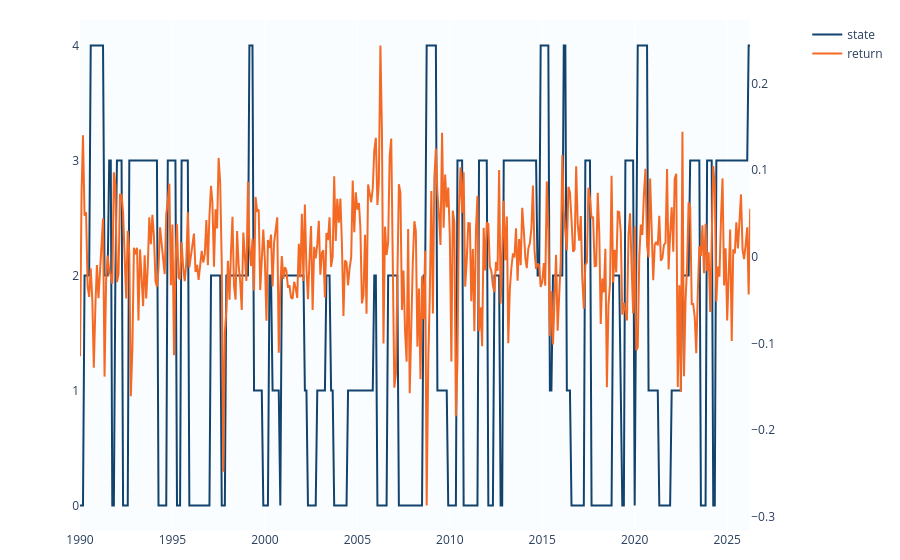
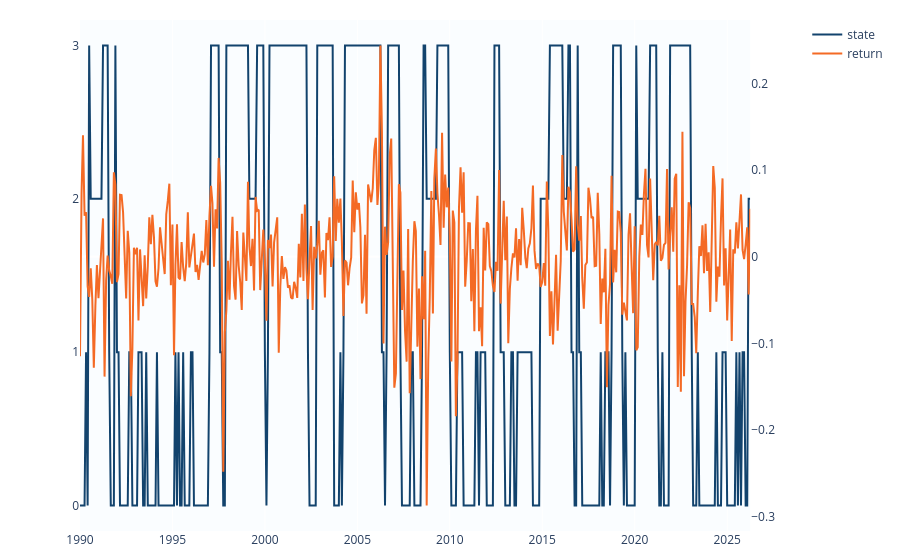

Notebook cell for these charts, in order:
### Markdown cell above
#### Essentially thhe 5-state model splits volatility into 2 states: volatile growth and volatile decline.

### Visualising the states
#### Whilst fit metrics and indentification of distinct states is important, we should also check that states temporally align with actual data.

### Code cell
# Visualising states alongside commodity returns

for model_no in final_models:
    print("")
    print(f"Model No.{model_no}")
    [print(x) for x in best_models_dict[model_no]["state_means"]["state_description"] if x != ""]
    print("_______________________")
    fig = make_subplots(specs=[[{"secondary_y": True}]])
    fig.add_trace(
        go.Scatter(
            x = df["date"]
            , y= best_models_dict[model_no]["states"]
            , mode = "lines"
            , name = "state"
            , line = dict(color = "#12436D"))
        , secondary_y = False)
    fig.update_yaxes(showgrid = False, zeroline = False, tickmode = "linear", dtick = 1, secondary_y = False)
    fig.add_trace(
        go.Scatter(
            x= df["date"]
            , y= df[f"{commodity}_return"]
            , mode = "lines"
            , name = "return"
            , line = dict(color = "#F46A25"))
        , secondary_y = True)
    fig.update_yaxes(showgrid = False, secondary_y = True)
    fig.update_layout(height = 200, margin = dict(t = 20, b = 20), plot_bgcolor = "#FAFDFF")
    fig.show()

### Figure 1 — Plotly figure (JSON) as saved in the notebook; plotly's stock layout.template omitted (floating-point values rounded to 4 significant figures; data arrays with more than 128 entries replaced by an {"elided": "..."} marker saying what was removed)
{"data": [{"line": {"color": "#12436D"}, "mode": "lines", "name": "state", "type": "scatter", "x": {"elided": "436 str values"}, "xaxis": "x", "y": {"elided": "436 int values"}, "yaxis": "y"}, {"line": {"color": "#F46A25"}, "mode": "lines", "name": "return", "type": "scatter", "x": {"elided": "436 str values"}, "xaxis": "x", "y": {"elided": "436 float values"}, "yaxis": "y2"}], "layout": {"autosize": true, "margin": {"b": 20, "t": 20}, "plot_bgcolor": "#FAFDFF", "xaxis": {"anchor": "y", "autorange": true, "domain": [0, 0.94], "range": ["1990-01-01", "2026-04-01"], "type": "date"}, "yaxis": {"anchor": "x", "autorange": true, "domain": [0, 1], "dtick": 1, "range": [-0.2222, 4.222], "showgrid": false, "tickmode": "linear", "type": "linear", "zeroline": false}, "yaxis2": {"anchor": "x", "autorange": true, "overlaying": "y", "range": [-0.3168, 0.2735], "showgrid": false, "side": "right", "type": "linear"}}}

### Figure 2 — Plotly figure (JSON) as saved in the notebook; plotly's stock layout.template omitted (floating-point values rounded to 4 significant figures; data arrays with more than 128 entries replaced by an {"elided": "..."} marker saying what was removed)
{"data": [{"line": {"color": "#12436D"}, "mode": "lines", "name": "state", "type": "scatter", "x": {"elided": "436 str values"}, "xaxis": "x", "y": {"elided": "436 int values"}, "yaxis": "y"}, {"line": {"color": "#F46A25"}, "mode": "lines", "name": "return", "type": "scatter", "x": {"elided": "436 str values"}, "xaxis": "x", "y": {"elided": "436 float values"}, "yaxis": "y2"}], "layout": {"autosize": true, "margin": {"b": 20, "t": 20}, "plot_bgcolor": "#FAFDFF", "xaxis": {"anchor": "y", "autorange": true, "domain": [0, 0.94], "range": ["1990-01-01", "2026-04-01"], "type": "date"}, "yaxis": {"anchor": "x", "autorange": true, "domain": [0, 1], "dtick": 1, "range": [-0.1667, 3.167], "showgrid": false, "tickmode": "linear", "type": "linear", "zeroline": false}, "yaxis2": {"anchor": "x", "autorange": true, "overlaying": "y", "range": [-0.3168, 0.2735], "showgrid": false, "side": "right", "type": "linear"}}}
